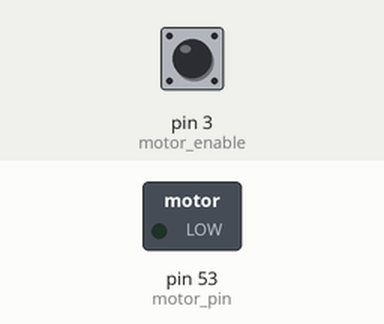
Recording of a sketch running on a simulated Arduino Mega 2560, built with avr-gcc and run on an emulated ATmega2560. On the bench: switched loads named in the sketch (green lamp = pin HIGH). The test bench sets the inputs (shaded band); at power-on: pin 3 (motor_enable) HIGH.

Above: at 1.2 s.
1.3 s: pin 3 (motor_enable) pulled LOW for 0.15 s
At 1.37 s:
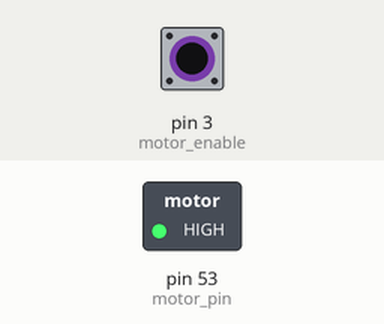
2.9 s: pin 3 (motor_enable) pulled LOW for 3.2 s
At 7.4 s:
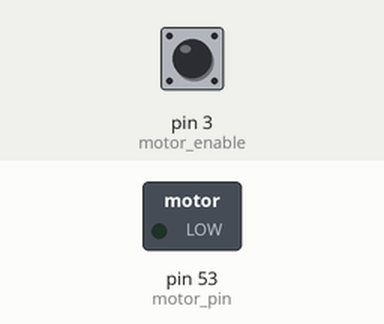
Timing chart, 0 to 8.9 s (numbered marks = the images above; inputs shaded):
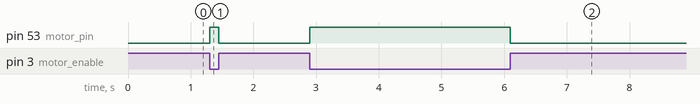

Measured:
- after the input at 1.3 s, pin 53 (motor_pin): LOW → HIGH at once, → LOW 0.15 s later
- after the input at 2.9 s, pin 53 (motor_pin): LOW → HIGH at once, → LOW 3.2 s later

The sketch:

motor_control_demo.ino
```cpp
const int motor_pin = 53;    // FET control
const int motor_enable = 3;  // button
int button_state;

void setup() {
  pinMode(motor_pin, OUTPUT);
  pinMode(motor_enable, INPUT_PULLUP);

  digitalWrite(motor_pin, LOW);
}

void loop() {
  button_state = digitalRead(motor_enable);
  if(button_state == LOW) { digitalWrite(motor_pin, HIGH); }
  else { digitalWrite(motor_pin, LOW); }
}
```
